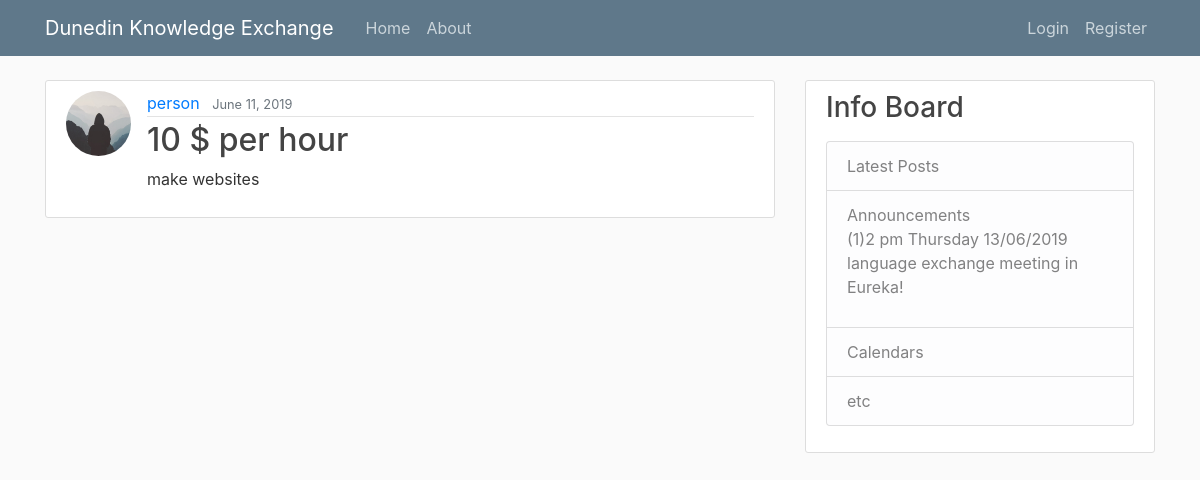
Screenshot of /post/32/ with the database file from the repository.
### blog/models.py (models this page shows, shortened)
class Post(models.Model):
    title = models.CharField(max_length=100)
    content = models.TextField()
    date_posted = models.DateTimeField(default=timezone.now)
    author = models.ForeignKey(User, on_delete=models.CASCADE)

### users/models.py (models this page shows, shortened)
class Profile(models.Model):
    user = models.OneToOneField(User, on_delete=models.CASCADE)
    image = models.ImageField(default='default.jpg', upload_to='profile_pics')

### blog/views.py (the view)
# urls.py: path('post/<int:pk>/', PostDetailView.as_view(), name='post-detail'),
class PostDetailView(DetailView):
    model = Post

### blog/templates/blog/post_detail.html (shortened to what this page needs)
{% extends "blog/base.html" %}
{% block content %}
  <article class="media content-section">
    <img class="rounded-circle article-img" src="{{ object.author.profile.image.url }}">
    <div class="media-body">
      <div class="article-metadata">
        <a class="mr-2" href="{% url 'user-posts' object.author.username %}">{{ object.author }}</a>
        <small class="text-muted">{{ object.date_posted|date:"F d, Y" }}</small>
      </div>
      <h2 class="article-title">{{ object.title }}</h2>
      <p class="article-content">{{ object.content }}</p>
    </div>
  </article>
{% endblock content %}

### blog/static/blog/main.css (style rules this page uses)
body { background: #fafafa; color: #333333; margin-top: 5rem; }
h1, h2, h3, h4, h5, h6 { color: #444444; }
.content-section { background: #ffffff; padding: 10px 20px; border: 1px solid #dddddd; border-radius: 3px; margin-bottom: 20px; }
.article-title { color: #444444; }
.article-content { white-space: pre-line; }
.article-img { height: 65px; width: 65px; margin-right: 16px; }
.article-metadata { padding-bottom: 1px; margin-bottom: 4px; border-bottom: 1px solid #e3e3e3 }

### rows the page displays
Post: author.profile.image (placeholder picture), author "person", date_posted "June 11, 2019", title "10 $ per hour", content "make websites"
